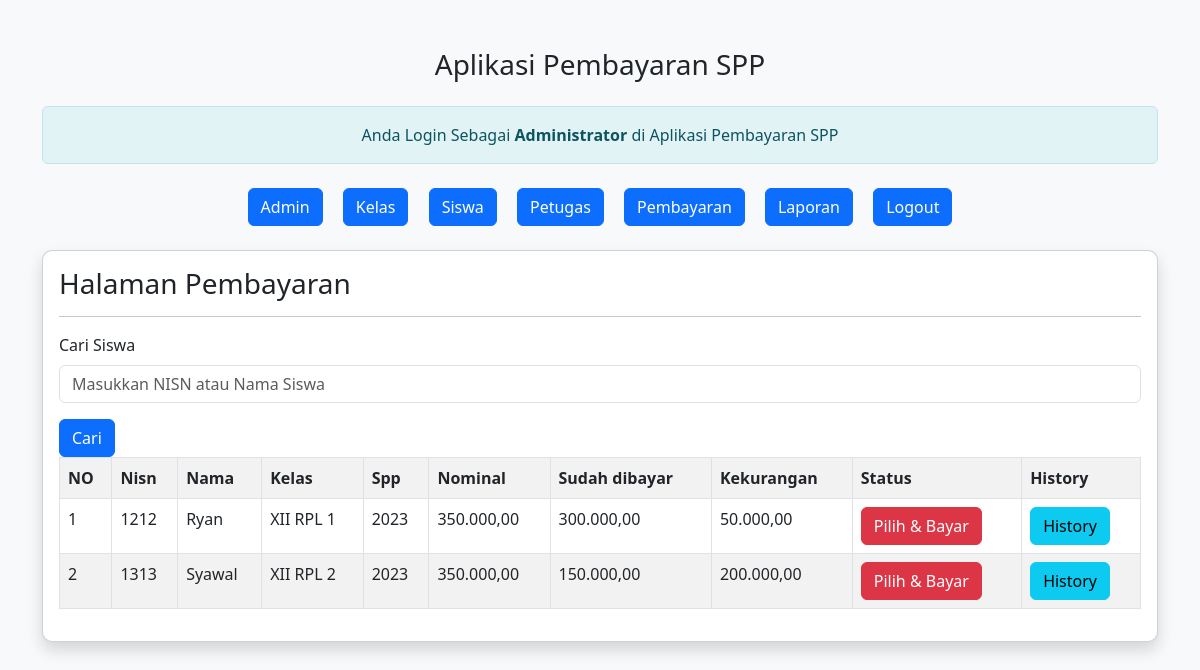
The app's page /spp-ilham/admin/admin.php?url=pembayaran with its own data.
### tables this page shows
CREATE TABLE `siswa` (
  `nisn` char(10) NOT NULL,
  `nis` char(8) NOT NULL,
  `nama` varchar(35) NOT NULL,
  `id_kelas` int(11) NOT NULL,
  `alamat` text NOT NULL,
  `no_telp` varchar(13) NOT NULL,
  `id_spp` int(11) NOT NULL
);

CREATE TABLE `kelas` (
  `id_kelas` int(11) NOT NULL,
  `nama_kelas` varchar(10) NOT NULL,
  `kompetensi_keahlian` varchar(50) NOT NULL
);

CREATE TABLE `spp` (
  `id_spp` int(11) NOT NULL,
  `tahun` int(11) NOT NULL,
  `nominal` int(11) NOT NULL
);

### spp-ilham/admin/pembayaran.php (the view)
<h3>Halaman Pembayaran</h3>
<hr>
<form action="" method="GET">
    <div class="mb-3">
        <label for="search" class="form-label">Cari Siswa</label>
        <input type="text" class="form-control" id="search" name="search" placeholder="Masukkan NISN atau Nama Siswa">
    </div>
    <button type="submit" class="btn btn-primary">Cari</button>
</form>
<table class="table table-striped table-bordered">
    <tr class="fw-bold">
        <td>NO</td>
        <td>Nisn</td>
        <td>Nama</td>
        <td>Kelas</td>
        <td>Spp</td>
        <td>Nominal</td>
        <td>Sudah dibayar</td>
        <td>Kekurangan</td>
        <td>Status</td>
        <td>History</td>
    </tr>
    <?php
    include '../koneksi.php';
    $no = 1;
    if (isset($_GET['search'])) {
        $keyword = $_GET['search'];
        $sql = "SELECT * FROM siswa, spp, kelas WHERE siswa.id_kelas=kelas.id_kelas AND siswa.id_spp=spp.id_spp AND (siswa.nisn LIKE '%$keyword%' OR siswa.nama LIKE '%$keyword%') ORDER BY nama ASC";
    } else {
        $sql = "SELECT * FROM siswa, spp, kelas WHERE siswa.id_kelas=kelas.id_kelas AND siswa.id_spp=spp.id_spp ORDER BY nama ASC";
    }
    $query = mysqli_query($koneksi, $sql);
    foreach ($query as $data) {
        $data_pembayaran = mysqli_query($koneksi, "SELECT SUM(jumlah_bayar) as jumlah_bayar FROM pembayaran WHERE nisn='$data[nisn]'");
        $data_pembayaran = mysqli_fetch_array($data_pembayaran);
        $sudah_bayar = $data_pembayaran['jumlah_bayar'];
        $kekurangan = $data['nominal'] - $data_pembayaran['jumlah_bayar'];
    ?>
        <tr>
            <td><?= $no++; ?></td>
            <td><?= $data['nisn'] ?></td>
            <td><?= $data['nama'] ?></td>
            <td><?= $data['nama_kelas'] ?></td>
            <td><?= $data['tahun'] ?></td>
            <td><?= number_format($data['nominal'], 2, ',', '.'); ?>
            <td><?= number_format($sudah_bayar, 2, ',', '.'); ?></td>
            <td><?= number_format($kekurangan, 2, ',', '.'); ?></td>
            <td>
                <?php
                if ($kekurangan == 0) {
                    echo "<span class='badge text-bg-success'> Sudah Lunas </span>";
                } else { ?>
                    <a href="?url=tambah-pembayaran&nisn=<?= $data['nisn'] ?>&kekurangan=<?= $kekurangan ?>" class="btn btn-danger">Pilih & Bayar </a>
                <?php } ?>
            </td>
            <td>
                <a href="?url=history-pembayaran&nisn=<?= $data['nisn'] ?>" class='btn btn-info'>History</a>
            </td>
        </tr>
    <?php } ?>
</table>

### spp-ilham/admin/admin.php (style rules this page uses)
body { background-color: #f8f9fa; }

### records on screen
siswa: nisn "1212", nama "Ryan", id_kelas.nama_kelas "XII RPL 1", id_spp.tahun "2023", id_spp.nominal "350.000,00", sudah_bayar "300.000,00", kekurangan "50.000,00"
siswa: nisn "1313", nama "Syawal", id_kelas.nama_kelas "XII RPL 2", id_spp.tahun "2023", id_spp.nominal "350.000,00", sudah_bayar "150.000,00", kekurangan "200.000,00"
